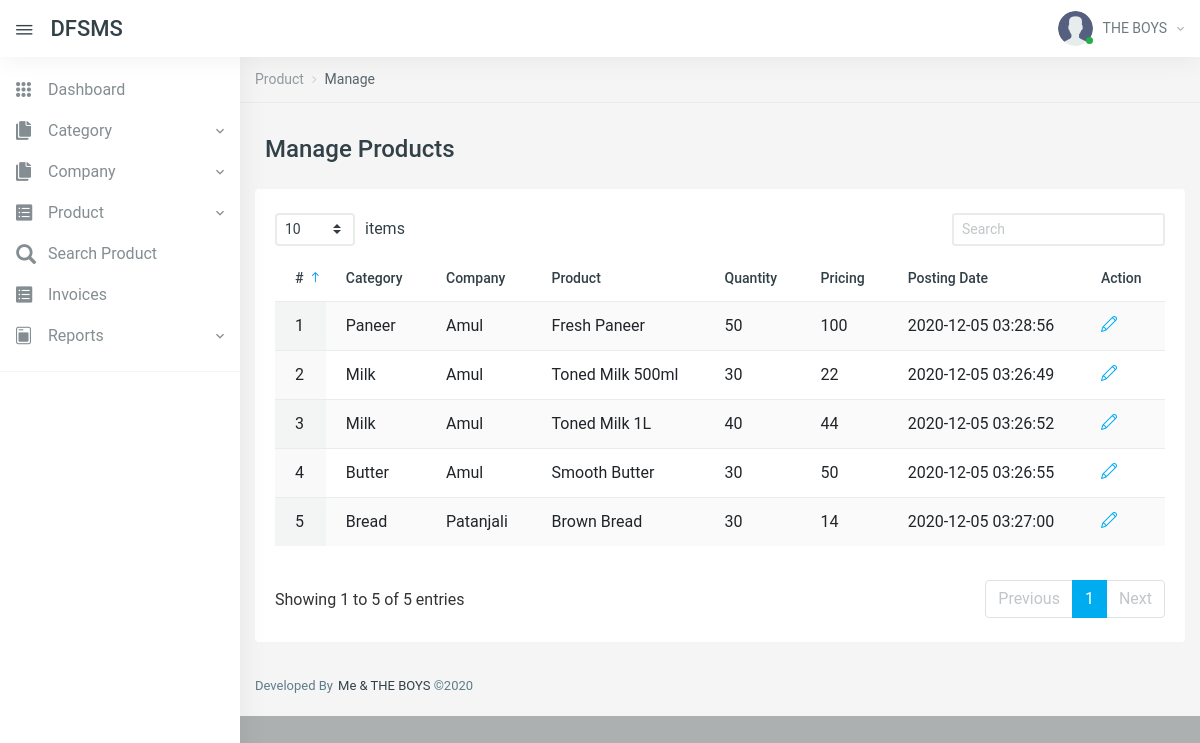
The app's page /dfsms/manage-products.php (signed in) with its own data.
### tables this page shows
CREATE TABLE `tblproducts` (
  `id` int(11) NOT NULL,
  `CategoryName` varchar(150) DEFAULT NULL,
  `CompanyName` varchar(150) DEFAULT NULL,
  `ProductName` varchar(150) DEFAULT NULL,
  `Quantity` int(100) DEFAULT NULL,
  `ProductPrice` decimal(10,0) DEFAULT current_timestamp(),
  `PostingDate` timestamp NOT NULL DEFAULT current_timestamp() ON UPDATE current_timestamp(),
  `UpdationDate` timestamp NULL DEFAULT NULL ON UPDATE current_timestamp()
);

### dfsms/manage-products.php (the view, shortened to what this page needs)
<?php
include('includes/config.php');
if (strlen($_SESSION['aid']==0)) {
  header('location:logout.php');
  } else{
?>
<!DOCTYPE html>
<html lang="en">
<head>
    <link href="vendors/datatables.net-dt/css/jquery.dataTables.min.css" rel="stylesheet" type="text/css" />
    <link href="vendors/datatables.net-responsive-dt/css/responsive.dataTables.min.css" rel="stylesheet" type="text/css" />
    <link href="vendors/jquery-toggles/css/toggles.css" rel="stylesheet" type="text/css">
    <link href="vendors/jquery-toggles/css/themes/toggles-light.css" rel="stylesheet" type="text/css">
    <link href="dist/css/style.css" rel="stylesheet" type="text/css">
</head>
<body>
	<div class="hk-wrapper hk-vertical-nav">
<?php include_once('includes/navbar.php');
include_once('includes/sidebar.php');
?>
        <div class="hk-pg-wrapper">
            <nav class="hk-breadcrumb" aria-label="breadcrumb">
                <ol class="breadcrumb breadcrumb-light bg-transparent">
<li class="breadcrumb-item"><a href="#">Product</a></li>
<li class="breadcrumb-item active" aria-current="page">Manage</li>
                </ol>
            </nav>
            <div class="container">
<div class="hk-pg-header">
 <h4 class="hk-pg-title"><span class="pg-title-icon"><span class="feather-icon"><i data-feather="database"></i></span></span>Manage Products</h4>
                </div>
                <div class="row">
                    <div class="col-xl-12">
                        <section class="hk-sec-wrapper">
                            <div class="row">
                                <div class="col-sm">
                                    <div class="table-wrap">
                                        <table id="datable_1" class="table table-hover w-100 display pb-30">
                                            <thead>
                                                <tr>
                                                    <th>#</th>
                                                    <th>Category</th>
                                                    <th>Company</th>
                                                    <th>Product</th>
                                                    <th>Quantity</th>
                                                    <th>Pricing</th>
                                                    <th>Posting Date</th>
                                                    <th>Action</th>
                                                </tr>
                                            </thead>
                                            <tbody>
<?php
$rno=mt_rand(10000,99999);
$query=mysqli_query($con,"select * from tblproducts");
$cnt=1;
while($row=mysqli_fetch_array($query))
{
?>
<tr>
<td><?php echo $cnt;?></td>
<td><?php echo $row['CategoryName'];?></td>
<td><?php echo $row['CompanyName'];?></td>
<td><?php echo $row['ProductName'];?></td>
<td><?php echo $row['Quantity'];?></td>
<td><?php echo $row['ProductPrice'];?></td>
<td><?php echo $row['PostingDate'];?></td>
<td>
<a href="edit-product.php?pid=<?php echo base64_encode($row['id'].$rno);?>" class="mr-25" data-toggle="tooltip" data-original-title="Edit"> <i class="icon-pencil"></i></a>
</td>
</tr>
<?php
$cnt++;
} ?>
                                            </tbody>
                                        </table>
                                    </div>
                                </div>
                            </div>
                        </section>
                    </div>
                </div>
            </div>
<?php include_once('includes/footer.php');?>
        </div>
    </div>
</body>
</html>
<?php } ?>

### dfsms/includes/navbar.php (shortened to what this page needs)
     <nav class="navbar navbar-expand-xl navbar-light fixed-top hk-navbar">
            <a id="navbar_toggle_btn" class="navbar-toggle-btn nav-link-hover" href="javascript:void(0);"><i class="ion ion-ios-menu"></i></a>
            <a class="navbar-brand" href="dashboard.php">DFSMS
            </a>
            <ul class="navbar-nav hk-navbar-content">
                <li class="nav-item dropdown dropdown-authentication">
                    <a class="nav-link dropdown-toggle no-caret" href="#" role="button" data-toggle="dropdown" aria-haspopup="true" aria-expanded="false">
                        <div class="media">
                            <div class="media-img-wrap">
                                <div class="avatar">
                                    <img src="dist/img/user.png" alt="user" class="avatar-img rounded-circle">
                                </div>
                                <span class="badge badge-success badge-indicator"></span>
                            </div>
<?php
$adminid=$_SESSION['aid'];
$query=mysqli_query($con,"select AdminName from tbladmin where id='$adminid'");
$row=mysqli_fetch_array($query);
?>
                            <div class="media-body">
                                <span><?php echo $row['AdminName'];?><i class="zmdi zmdi-chevron-down"></i></span>
                            </div>
                        </div>
                    </a>
                </li>
            </ul>
        </nav>

### records on screen
tblproducts: CategoryName "Paneer", CompanyName "Amul", ProductName "Fresh Paneer", Quantity "50", ProductPrice "100", PostingDate "2020-12-05 03:28:56"
tblproducts: CategoryName "Milk", CompanyName "Amul", ProductName "Toned Milk 500ml", Quantity "30", ProductPrice "22", PostingDate "2020-12-05 03:26:49"
tblproducts: CategoryName "Milk", CompanyName "Amul", ProductName "Toned Milk 1L", Quantity "40", ProductPrice "44", PostingDate "2020-12-05 03:26:52"
tblproducts: CategoryName "Butter", CompanyName "Amul", ProductName "Smooth Butter", Quantity "30", ProductPrice "50", PostingDate "2020-12-05 03:26:55"
tblproducts: CategoryName "Bread", CompanyName "Patanjali", ProductName "Brown Bread", Quantity "30", ProductPrice "14", PostingDate "2020-12-05 03:27:00"

### other values on screen
$row['AdminName'] "THE BOYS"
